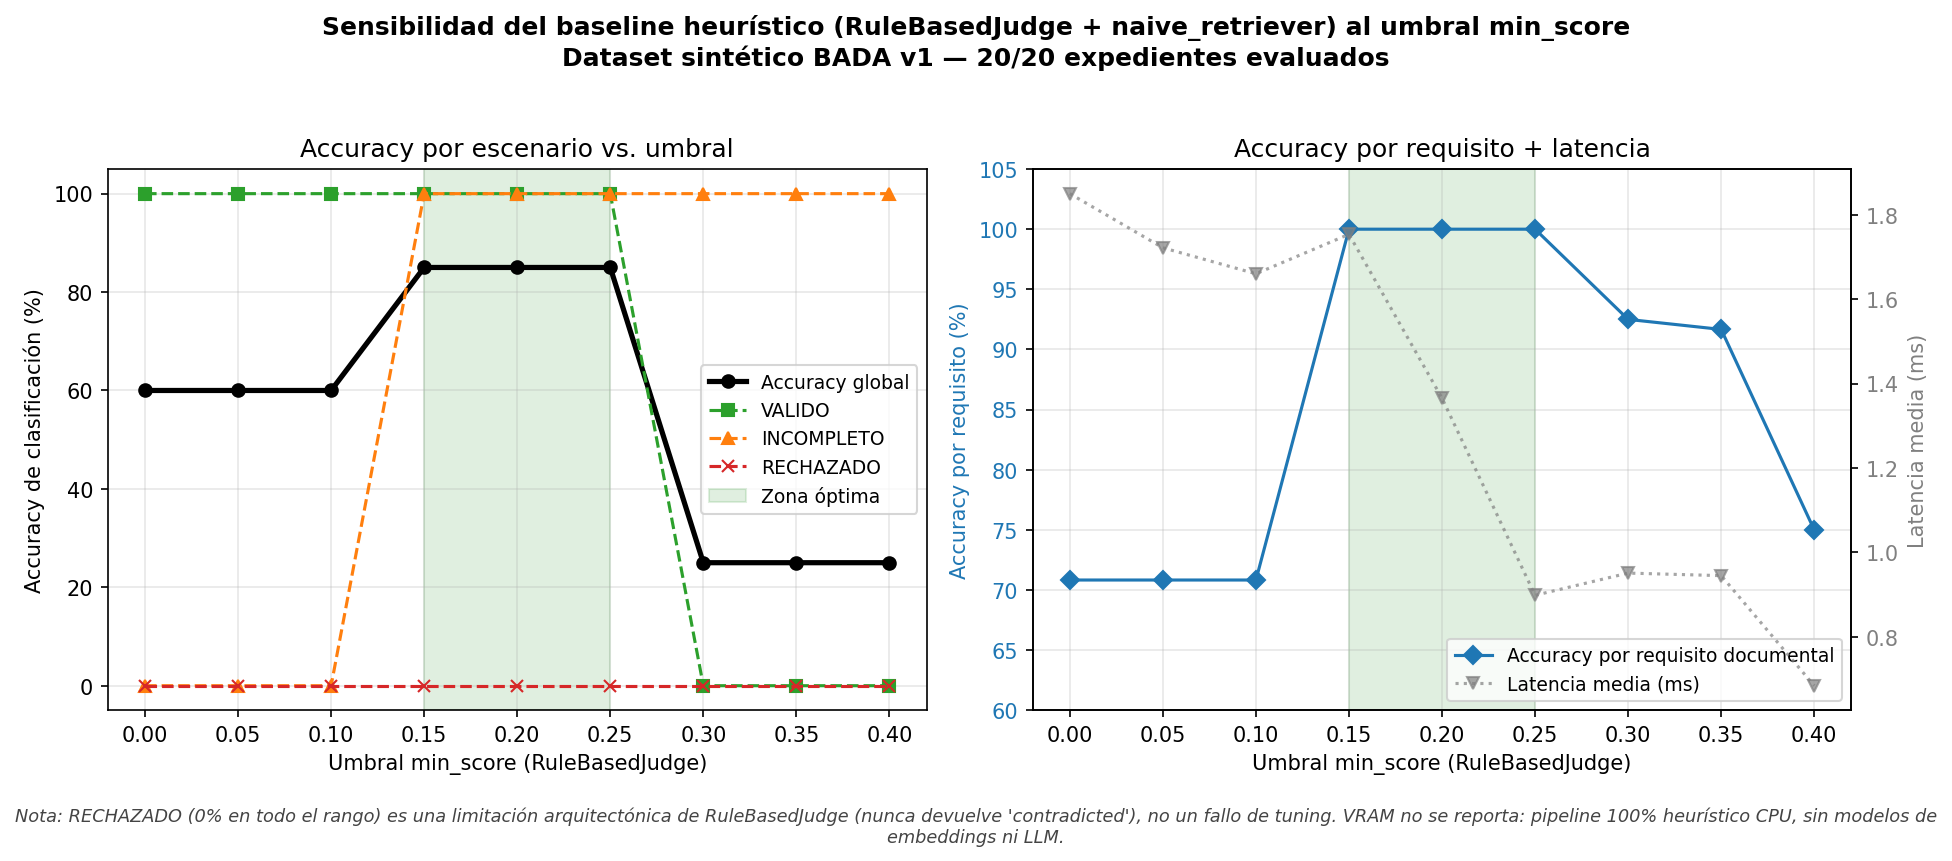

This chart was generated by the following Python code:
"""Figura 2 (v2, real) — Análisis de sensibilidad al umbral min_score del
RuleBasedJudge, sobre el pipeline real (naive_retriever + run_bastanteo),
evaluado sobre los 20 expedientes del dataset sintético v1 completo.

Sustituye a la estructura original de 4 paneles (F1/ANLS/Latencia/VRAM
"guIA vs. baseline"), que no encajaba con lo que hay implementado hoy: no
existe todavía un "guIA final" que comparar contra un baseline -- lo que
existe es un baseline heurístico (RuleBasedJudge + naive_retriever) cuyo
comportamiento se caracteriza aquí honestamente antes de pasar a
retrieval semántico real.

Datos: resultados_sensibilidad_umbral_completo.json (20/20 casos,
generado por evaluar_fase3_sensibilidad.py, sin mocks).
"""

from __future__ import annotations

import json
from pathlib import Path

import matplotlib.pyplot as plt

RESULTS_FILE = Path(__file__).parent.parent / "resultados_sensibilidad_umbral_completo.json"
OUT_FILE = Path(__file__).parent / "figura2_sensibilidad_umbral.png"


def main():
    with open(RESULTS_FILE) as f:
        data = json.load(f)

    sweep = data["sweep"]
    n_cases = data["n_cases"]

    thresholds = [r["min_score"] for r in sweep]
    acc_global = [r["status_accuracy_global"] * 100 for r in sweep]
    acc_valido = [r["scenario_accuracy"].get("VALIDO", 0) * 100 for r in sweep]
    acc_incompleto = [r["scenario_accuracy"].get("INCOMPLETO", 0) * 100 for r in sweep]
    acc_rechazado = [r["scenario_accuracy"].get("RECHAZADO", 0) * 100 for r in sweep]
    acc_requisito = [r["requisito_accuracy_mean"] * 100 for r in sweep]
    latencia = [r["latency_mean_ms"] for r in sweep]

    fig, axes = plt.subplots(1, 2, figsize=(13, 5.5))
    fig.suptitle(
        f"Sensibilidad del baseline heurístico (RuleBasedJudge + naive_retriever) "
        f"al umbral min_score\nDataset sintético BADA v1 — {n_cases}/{n_cases} expedientes evaluados",
        fontsize=12, fontweight="bold",
    )

    # Panel 1: accuracy por escenario + global vs umbral
    ax1 = axes[0]
    ax1.plot(thresholds, acc_global, "o-", label="Accuracy global", color="black", linewidth=2.5)
    ax1.plot(thresholds, acc_valido, "s--", label="VALIDO", color="#2ca02c")
    ax1.plot(thresholds, acc_incompleto, "^--", label="INCOMPLETO", color="#ff7f0e")
    ax1.plot(thresholds, acc_rechazado, "x--", label="RECHAZADO", color="#d62728")
    ax1.axvspan(0.15, 0.25, alpha=0.12, color="green", label="Zona óptima")
    ax1.set_xlabel("Umbral min_score (RuleBasedJudge)")
    ax1.set_ylabel("Accuracy de clasificación (%)")
    ax1.set_title("Accuracy por escenario vs. umbral")
    ax1.set_ylim(-5, 105)
    ax1.legend(loc="center right", fontsize=9)
    ax1.grid(True, alpha=0.3)

    # Panel 2: accuracy por requisito + latencia (eje secundario)
    ax2 = axes[1]
    ax2.plot(thresholds, acc_requisito, "D-", color="#1f77b4", label="Accuracy por requisito documental")
    ax2.axvspan(0.15, 0.25, alpha=0.12, color="green")
    ax2.set_xlabel("Umbral min_score (RuleBasedJudge)")
    ax2.set_ylabel("Accuracy por requisito (%)", color="#1f77b4")
    ax2.tick_params(axis="y", labelcolor="#1f77b4")
    ax2.set_ylim(60, 105)
    ax2.set_title("Accuracy por requisito + latencia")
    ax2.grid(True, alpha=0.3)

    ax2b = ax2.twinx()
    ax2b.plot(thresholds, latencia, "v:", color="gray", label="Latencia media (ms)", alpha=0.7)
    ax2b.set_ylabel("Latencia media (ms)", color="gray")
    ax2b.tick_params(axis="y", labelcolor="gray")

    lines1, labels1 = ax2.get_legend_handles_labels()
    lines2, labels2 = ax2b.get_legend_handles_labels()
    ax2.legend(lines1 + lines2, labels1 + labels2, loc="lower right", fontsize=9)

    fig.text(
        0.5, -0.02,
        "Nota: RECHAZADO (0% en todo el rango) es una limitación arquitectónica de RuleBasedJudge "
        "(nunca devuelve 'contradicted'), no un fallo de tuning. "
        "VRAM no se reporta: pipeline 100% heurístico CPU, sin modelos de embeddings ni LLM.",
        ha="center", fontsize=8.5, style="italic", color="#444444", wrap=True,
    )

    plt.tight_layout(rect=[0, 0.03, 1, 0.96])
    plt.savefig(OUT_FILE, dpi=150, bbox_inches="tight")
    print(f"✅ Figura guardada en {OUT_FILE}")


if __name__ == "__main__":
    main()
